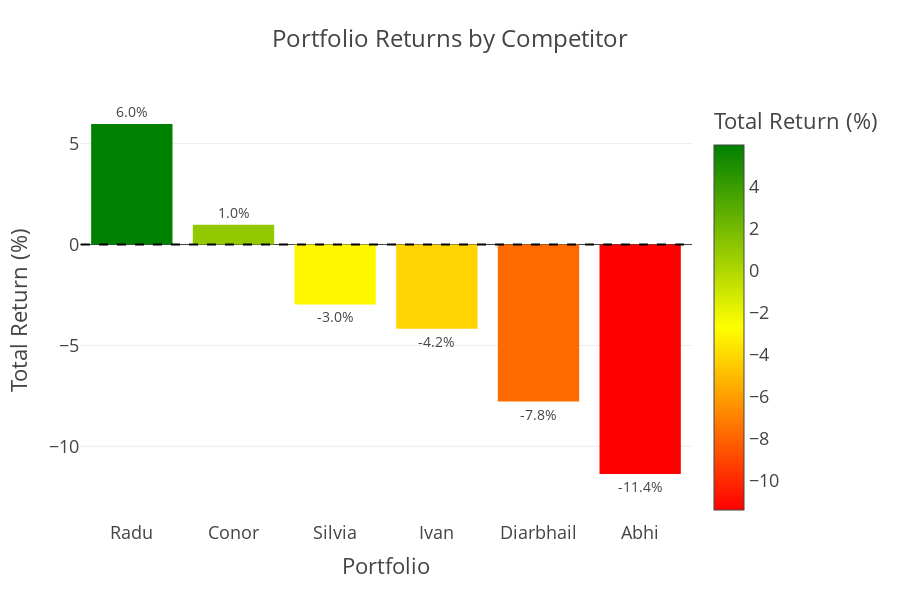

Source (notebook cell):
### Code cell
# Create a bar chart to visualize the total returns
performance_data = pd.DataFrame({
    'Portfolio': total_return.index,
    'Total Return (%)': total_return.values
})

# Sort the data to make the visualization more informative (optional)
performance_data = performance_data.sort_values('Total Return (%)', ascending=False)

# Create the figure with increased size
fig = px.bar(
    performance_data,
    x='Portfolio',
    y='Total Return (%)',
    title='Portfolio Returns by Competitor',
    color='Total Return (%)',
    color_continuous_scale=['red', 'yellow', 'green'],
    text='Total Return (%)'
)

# Add a horizontal line at 0%
fig.add_shape(
    type="line",
    x0=-0.5,
    y0=0,
    x1=len(performance_data)-0.5,
    y1=0,
    line=dict(color="black", width=2, dash="dash")
)

# Format the text labels and ensure they're visible
fig.update_traces(
    texttemplate='%{text:.1f}%', 
    textposition='outside',
    textfont=dict(size=14)  # Increase text size
)

# Calculate the y-axis range with extra padding to ensure text is visible
y_min = min(performance_data['Total Return (%)']) * 1.2 if min(performance_data['Total Return (%)']) < 0 else min(performance_data['Total Return (%)']) - 2
y_max = max(performance_data['Total Return (%)']) * 1.2 if max(performance_data['Total Return (%)']) > 0 else max(performance_data['Total Return (%)']) + 2

# Update layout with increased size, margins, and adjusted y-axis
fig.update_layout(
    template='presentation',
    yaxis=dict(
        title='Total Return (%)',
        range=[y_min, y_max]  # Ensure text labels are visible
    ),
    width=900,  # Increase width
    height=600,  # Increase height
    margin=dict(l=80, r=80, t=100, b=80),  # Increase margins
    title=dict(
        text='Portfolio Returns by Competitor',
        font=dict(size=24),  # Larger title
        y=0.95  # Position title higher
    )
)

# Show the figure
fig.show()

### Figure 1 — Plotly figure (JSON) as saved in the notebook; plotly's stock layout.template omitted (floating-point values rounded to 4 significant figures)
{"data": [{"hovertemplate": "Portfolio=%{x}<br>Total Return (%)=%{marker.color}<extra></extra>", "legendgroup": "", "marker": {"color": [5.967, 0.9793, -2.968, -4.171, -7.78, -11.37], "coloraxis": "coloraxis", "pattern": {"shape": ""}}, "name": "", "orientation": "v", "showlegend": false, "text": [5.967, 0.9793, -2.968, -4.171, -7.78, -11.37], "textfont": {"size": 14}, "textposition": "outside", "texttemplate": "%{text:.1f}%", "type": "bar", "x": ["Radu", "Conor", "Silvia", "Ivan", "Diarbhail", "Abhi"], "xaxis": "x", "y": [5.967, 0.9793, -2.968, -4.171, -7.78, -11.37], "yaxis": "y"}], "layout": {"barmode": "relative", "coloraxis": {"colorbar": {"title": {"text": "Total Return (%)"}}, "colorscale": [[0, "red"], [0.5, "yellow"], [1, "green"]]}, "height": 600, "legend": {"tracegroupgap": 0}, "margin": {"b": 80, "l": 80, "r": 80, "t": 100}, "shapes": [{"line": {"color": "black", "dash": "dash", "width": 2}, "type": "line", "x0": -0.5, "x1": 5.5, "y0": 0, "y1": 0}], "title": {"font": {"size": 24}, "text": "Portfolio Returns by Competitor", "y": 0.95}, "width": 900, "xaxis": {"anchor": "y", "domain": [0, 1], "title": {"text": "Portfolio"}}, "yaxis": {"anchor": "x", "domain": [0, 1], "range": [-13.65, 7.16], "title": {"text": "Total Return (%)"}}}}
